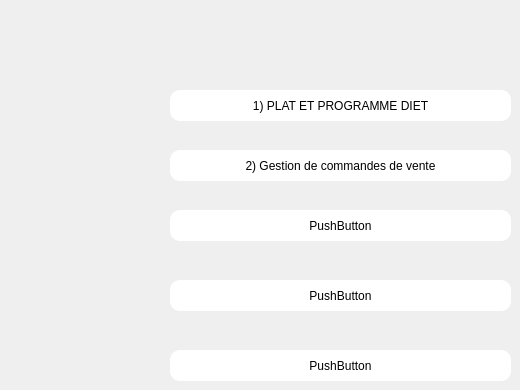
    <widget class="QWidget" name="page_2">
     <widget class="QPushButton" name="pushButton2">
      <property name="geometry">
       <rect>
        <x>170</x>
        <y>90</y>
        <width>341</width>
        <height>31</height>
       </rect>
      </property>
      <property name="styleSheet">
       <string notr="true">


QPushButton{
background:#ffffff;
border-style:outset;
border-radius:10px;
}
QPushButton:pressed{
background-color:rgb(224,0,0);
border-style:inset;
}
QPushButton:hover {
    
background-color: rgb(85, 85, 255);
    }
</string>
      </property>
      <property name="text">
       <string>1) PLAT ET PROGRAMME DIET</string>
      </property>
     </widget>
     <widget class="QPushButton" name="zaneib">
      <property name="geometry">
       <rect>
        <x>170</x>
        <y>150</y>
        <width>341</width>
        <height>31</height>
       </rect>
      </property>
      <property name="styleSheet">
       <string notr="true">


QPushButton{
background:#ffffff;
border-style:outset;
border-radius:10px;
}
QPushButton:pressed{
background-color:rgb(224,0,0);
border-style:inset;
}
QPushButton:hover {
    
background-color: rgb(85, 85, 255);
    }
</string>
      </property>
      <property name="text">
       <string>2) Gestion de commandes de vente</string>
      </property>
     </widget>
     <widget class="QPushButton" name="pushButton_9">
      <property name="geometry">
       <rect>
        <x>170</x>
        <y>210</y>
        <width>341</width>
        <height>31</height>
       </rect>
      </property>
      <property name="styleSheet">
       <string notr="true">


QPushButton{
background:#ffffff;
border-style:outset;
border-radius:10px;
}
QPushButton:pressed{
background-color:rgb(224,0,0);
border-style:inset;
}
QPushButton:hover {
    
background-color: rgb(85, 85, 255);
    }
</string>
      </property>
      <property name="text">
       <string>PushButton</string>
      </property>
     </widget>
     <widget class="QPushButton" name="pushButton_10">
      <property name="geometry">
       <rect>
        <x>170</x>
        <y>280</y>
        <width>341</width>
        <height>31</height>
       </rect>
      </property>
      <property name="styleSheet">
       <string notr="true">


QPushButton{
background:#ffffff;
border-style:outset;
border-radius:10px;
}
QPushButton:pressed{
background-color:rgb(224,0,0);
border-style:inset;
}
QPushButton:hover {
    
background-color: rgb(85, 85, 255);
    }
</string>
      </property>
      <property name="text">
       <string>PushButton</string>
      </property>
     </widget>
     <widget class="QPushButton" name="pushButton_11">
      <property name="geometry">
       <rect>
        <x>170</x>
        <y>350</y>
        <width>341</width>
        <height>31</height>
       </rect>
      </property>
      <property name="styleSheet">
       <string notr="true">


QPushButton{
background:#ffffff;
border-style:outset;
border-radius:10px;
}
QPushButton:pressed{
background-color:rgb(224,0,0);
border-style:inset;
}
QPushButton:hover {
    
background-color: rgb(85, 85, 255);
    }
</string>
      </property>
      <property name="text">
       <string>PushButton</string>
      </property>
     </widget>
    </widget>
